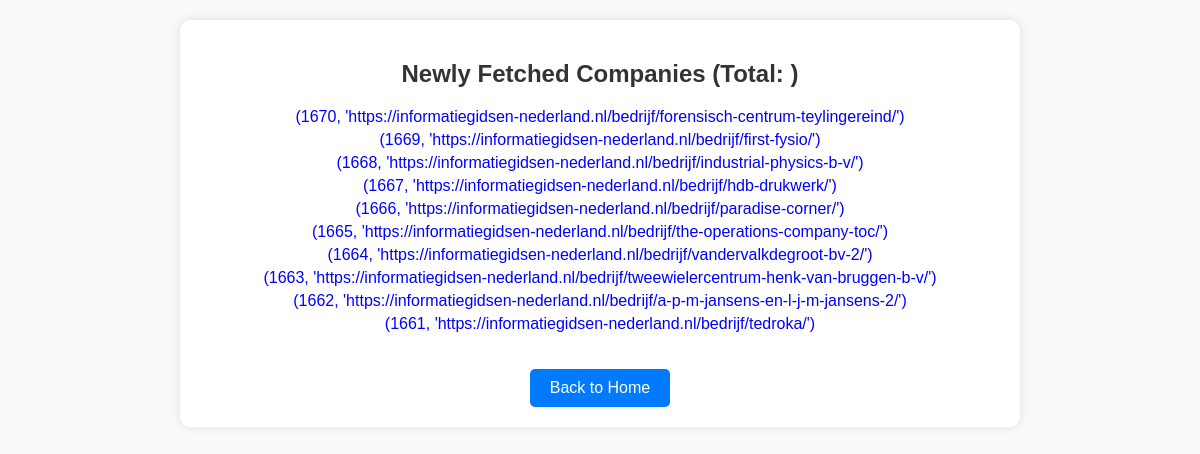
/new_records, run on the app's committed database.
### tables this page shows
CREATE TABLE companies (
            id INTEGER PRIMARY KEY AUTOINCREMENT,
            url TEXT UNIQUE
        );

### app.py (the view)
@app.route('/new_records')
def new_records():
    conn = sqlite3.connect("companies.db")
    cursor = conn.cursor()
    cursor.execute("SELECT id, url FROM companies ORDER BY id DESC LIMIT 10")
    new_records = cursor.fetchall()
    conn.close()
    return render_template("new_records.html", new_records=new_records)

### templates/new_records.html (shortened to what this page needs)
<!DOCTYPE html>
<html lang="en">
<head>
</head>
<body>
    <div class="container">
        <h2>Newly Fetched Companies (Total: {{ count }})</h2>
        {% if new_records %}
            <ul>
                {% for company in new_records %}
                    <li><a href="{{ company }}" target="_blank">{{ company }}</a></li>
                {% endfor %}
            </ul>
        {% else %}
            <p>No new companies found.</p>
        {% endif %}
        <a class="back-btn" href="{{ url_for('index') }}">Back to Home</a>
    </div>
</body>
</html>

### templates/new_records.html (style rules this page uses)
body { font-family: Arial, sans-serif; text-align: center; margin: 20px; background: #f8f9fa; }
.container { max-width: 800px; margin: auto; padding: 20px; background: white; border-radius: 10px; box-shadow: 0 0 10px rgba(0, 0, 0, 0.1); }
h2 { color: #333; }
ul { list-style-type: none; padding: 0; }
li { margin: 5px 0; }
a { text-decoration: none; color: blue; }
.back-btn { display: inline-block; margin-top: 20px; padding: 10px 20px; background: #007bff; color: white; text-decoration: none; border-radius: 5px; }

### data on the page
companies: company "(1670, 'https://informatiegidsen-nederland.nl/bedrijf/forensisch-centrum-teylingereind/')"
companies: company "(1669, 'https://informatiegidsen-nederland.nl/bedrijf/first-fysio/')"
companies: company "(1668, 'https://informatiegidsen-nederland.nl/bedrijf/industrial-physics-b-v/')"
companies: company "(1667, 'https://informatiegidsen-nederland.nl/bedrijf/hdb-drukwerk/')"
companies: company "(1666, 'https://informatiegidsen-nederland.nl/bedrijf/paradise-corner/')"
companies: company "(1665, 'https://informatiegidsen-nederland.nl/bedrijf/the-operations-company-toc/')"
companies: company "(1664, 'https://informatiegidsen-nederland.nl/bedrijf/vandervalkdegroot-bv-2/')"
companies: company "(1663, 'https://informatiegidsen-nederland.nl/bedrijf/tweewielercentrum-henk-van-bruggen-b-v/')"
companies: company "(1662, 'https://informatiegidsen-nederland.nl/bedrijf/a-p-m-jansens-en-l-j-m-jansens-2/')"
companies: company "(1661, 'https://informatiegidsen-nederland.nl/bedrijf/tedroka/')"
